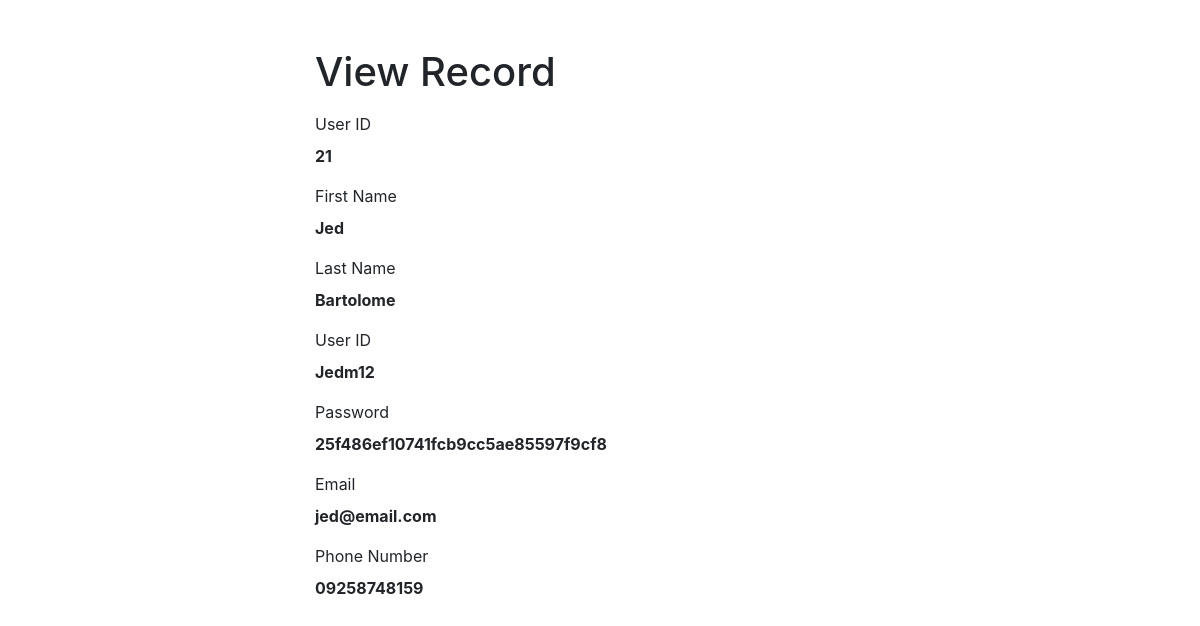
The app's page /CRUD_User/read.php?id=21 with its own data.
### tables this page shows
CREATE TABLE `tbluser` (
  `USER_ID` int(3) NOT NULL,
  `FNAME` char(50) NOT NULL,
  `LNAME` char(50) NOT NULL,
  `USERNAME` char(50) NOT NULL,
  `PASSWORD` char(50) NOT NULL,
  `EMAIL` char(50) NOT NULL,
  `PHONE_NUM` char(11) NOT NULL
);

### CRUD_User/read.php (the view, shortened to what this page needs)
<?php
if(isset($_GET["id"]) && !empty(trim($_GET["id"]))){
    require_once "config.php";
    $sql = "SELECT * FROM tbluser WHERE USER_ID=?";
    if($stmt = mysqli_prepare($link, $sql)){
        mysqli_stmt_bind_param($stmt, "s", $param_id);
        if(mysqli_stmt_execute($stmt)){
            $result = mysqli_stmt_get_result($stmt);
            if(mysqli_num_rows($result) == 1){
                $row = mysqli_fetch_array($result, MYSQLI_ASSOC);
            } else{
                header("location: error.php");
                exit();
            }
        } else{
            echo "Oops! Something went wrong. Please try again later.";
        }
    }
} else{
    header("location: error.php");
    exit();
}
?>
<!DOCTYPE html>
<html lang="en">
<head>
    <link rel="stylesheet" href="https://stackpath.bootstrapcdn.com/bootstrap/4.5.2/css/bootstrap.min.css">
</head>
<body>
    <div class="wrapper">
        <div class="container-fluid">
            <div class="row">
                <div class="col-md-12">
                    <h1 class="mt-5 mb-3">View Record</h1>
                    <div class="form-group">
                        <label>User ID</label>
                        <p><b><?php echo $row['USER_ID']; ?></b></p>
                    </div>
                    <div class="form-group">
                        <label>First Name</label>
                        <p><b><?php echo $row['FNAME']; ?></b></p>
                    </div>
                    <div class="form-group">
                        <label>Last Name</label>
                        <p><b><?php echo $row['LNAME']; ?></b></p>
                    </div>
                    <div class="form-group">
                        <label>User ID</label>
                        <p><b><?php echo $row['USERNAME']; ?></b></p>
                    </div>
                    <div class="form-group">
                        <label>Password</label>
                        <p><b><?php echo $row['PASSWORD']; ?></b></p>
                    </div>
                    <div class="form-group">
                        <label>Email</label>
                        <p><b><?php echo $row['EMAIL']; ?></b></p>
                    </div>
                    <div class="form-group">
                        <label>Phone Number</label>
                        <p><b><?php echo $row['PHONE_NUM']; ?></b></p>
                    </div>
                </div>
            </div>
        </div>
    </div>
</body>
</html>

### CRUD_User/read.php (style rules this page uses)
.wrapper { width: 600px; margin: 0 auto; }

### records on screen
tbluser: USER_ID "21", FNAME "Jed", LNAME "Bartolome", USERNAME "Jedm12", PASSWORD "25f486ef10741fcb9cc5ae85597f9cf8", EMAIL "jed@email.com", PHONE_NUM "09258748159"
